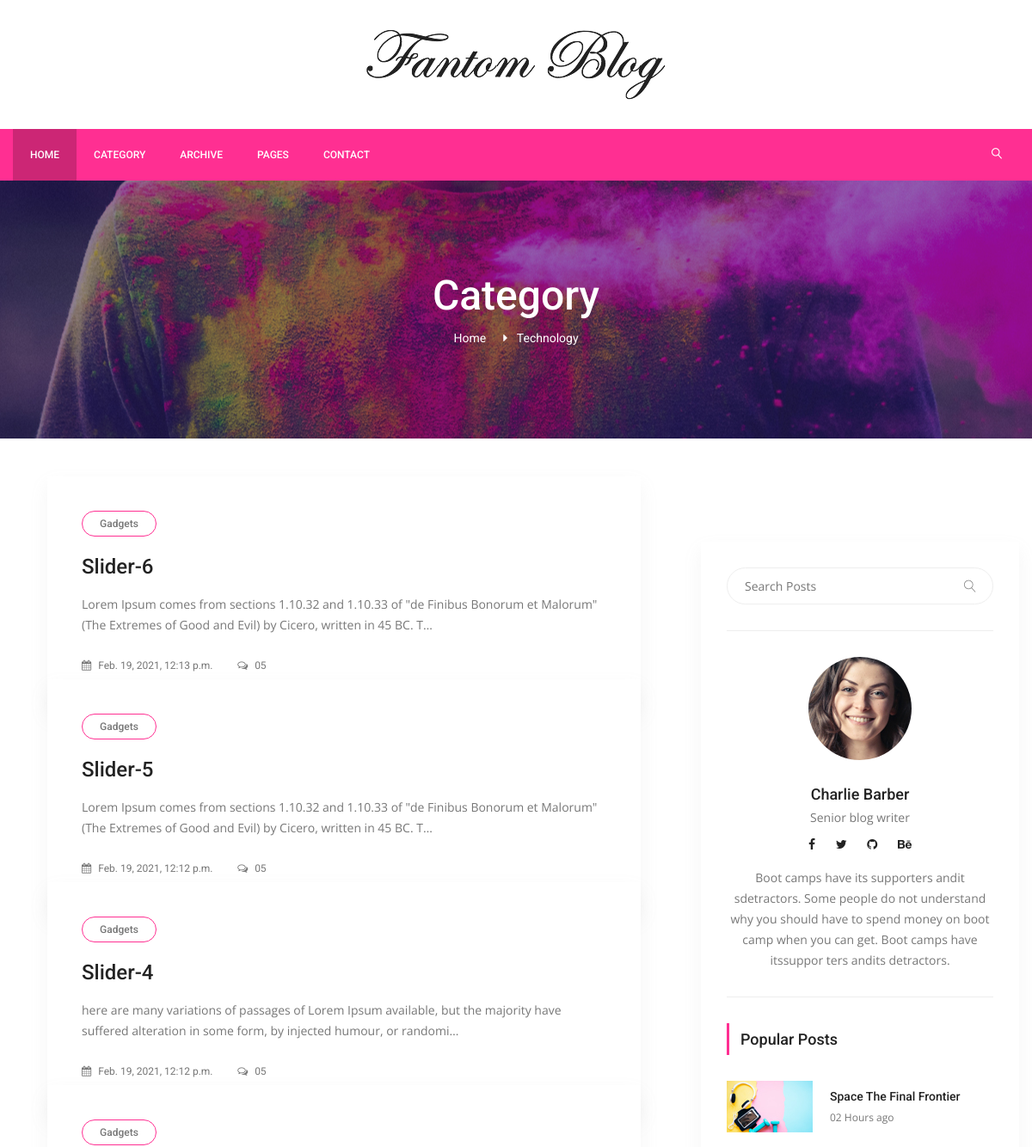
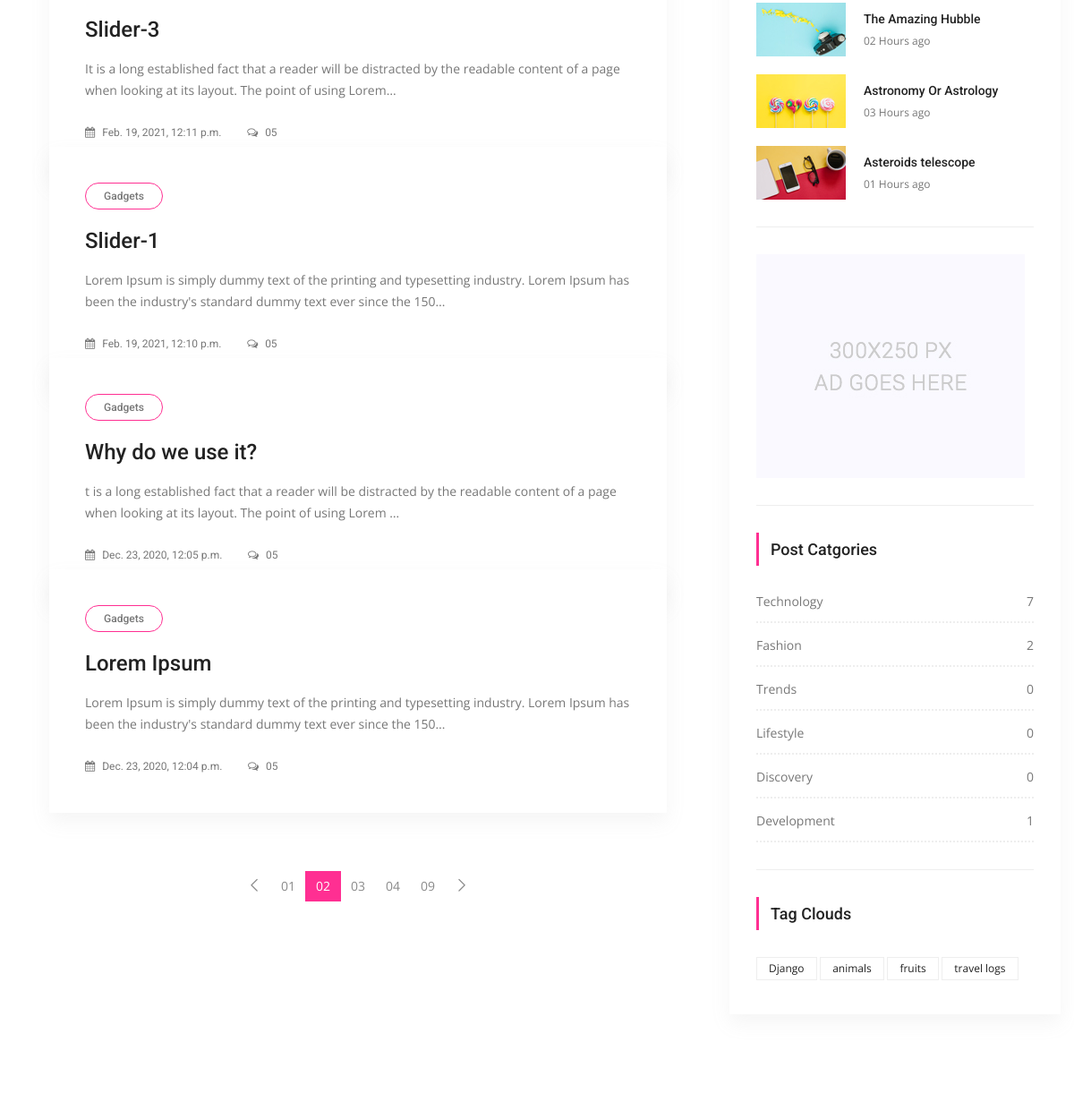
Before: /posts/category/1/technology (upper part) with the older database file (2 pictures, top to bottom).
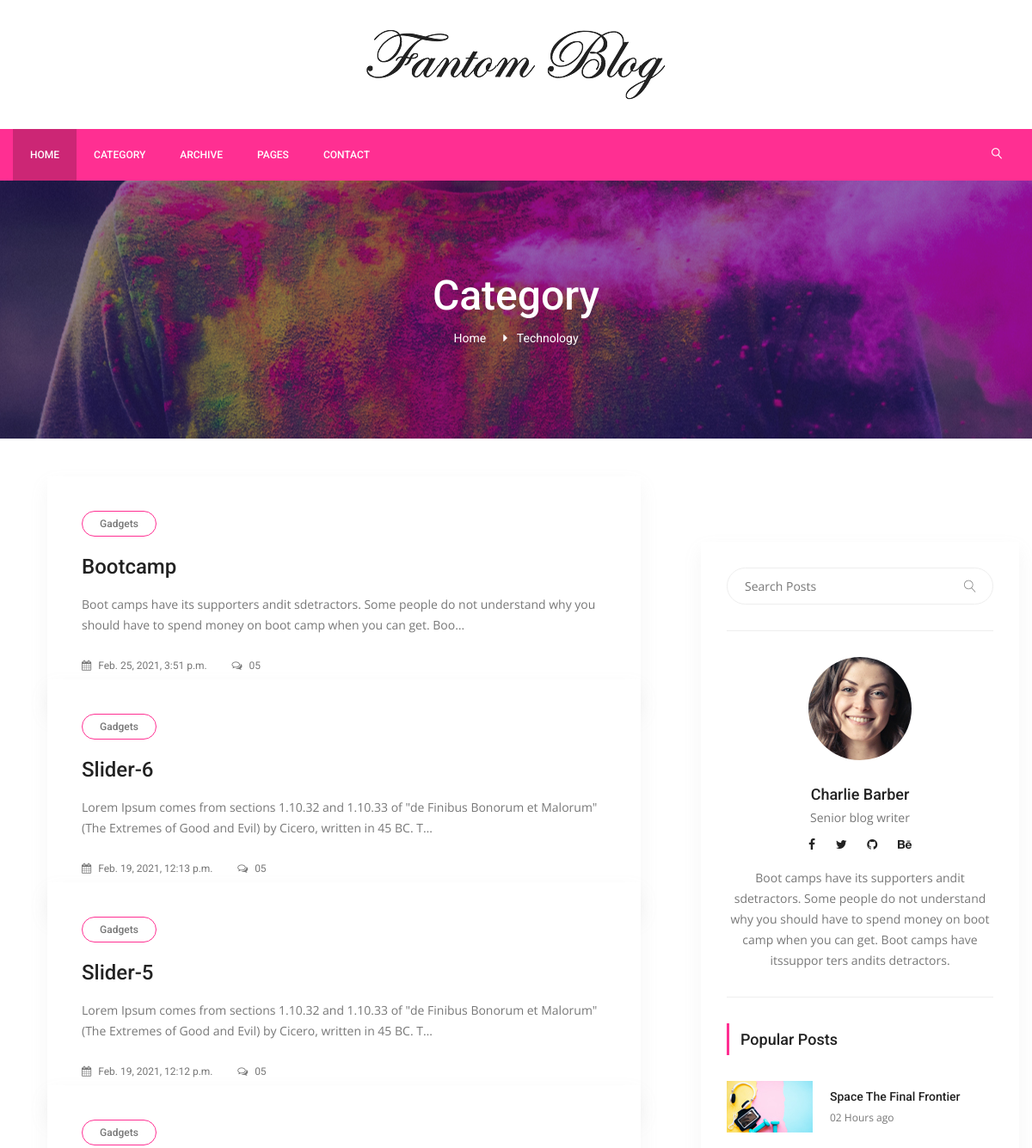
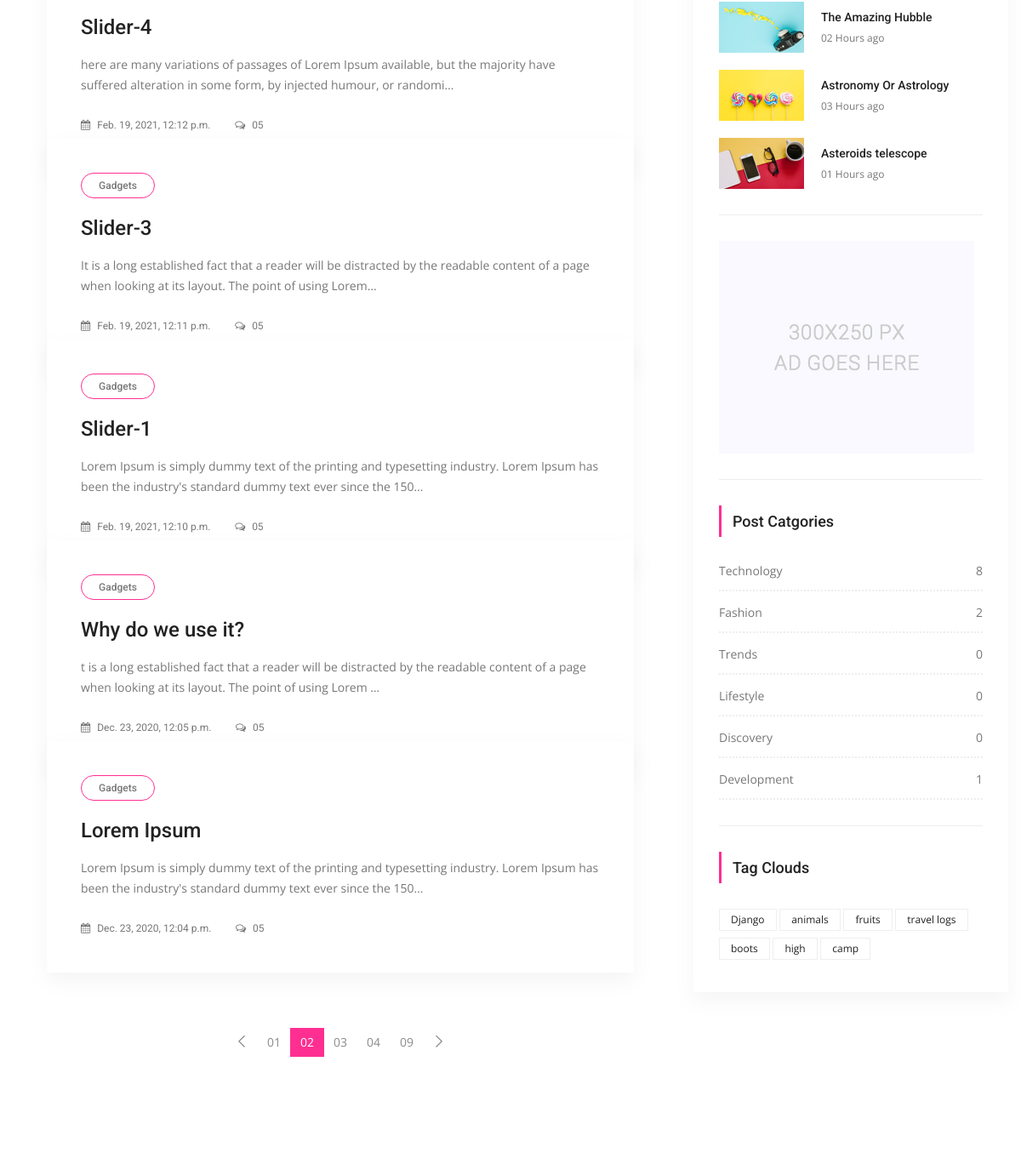
After: the same page with the newer database file (2 pictures, top to bottom).
### posts/models.py (models this page shows, shortened)
class Post(models.Model):
	title= models.CharField(max_length=150)
	content=models.TextField()
	publishing_date=models.DateTimeField(auto_now_add=True)
	image= models.ImageField(blank=True, null=True, upload_to='uploads/')
	user= models.ForeignKey(settings.AUTH_USER_MODEL,on_delete=models.CASCADE)
	slug= models.SlugField(default="slug",editable=False)
	category=models.ForeignKey(Category, on_delete=models.CASCADE, default=1, related_name="posts")
	tag =models.ManyToManyField(Tag, related_name= "posts",blank=True)
	slider_post = models.BooleanField(default= False)

class Category(models.Model):
	title= models.CharField(max_length=150)
	slug= models.SlugField(editable=False)
	def post_count(self):
		return self.posts.all().count()

class Tag(models.Model):
	title= models.CharField(max_length=50)
	slug= models.SlugField(editable=False)
	def __str__(self):
		return self.title

### posts/views.py (the view)
# urls.py: path('category/<int:pk>/<slug:slug>', CategoryDetail.as_view(), name="category_detail"),
class CategoryDetail(ListView):
	model= Post
	template_name= 'categories/category_detail.html'
	context_object_name='posts'
	def get_queryset(self):
		self.category = get_object_or_404(Category, pk=self.kwargs['pk'])
		return Post.objects.filter(category=self.category).order_by('-id')
	def get_context_data(self,**kwargs):
		context= super(CategoryDetail, self).get_context_data(**kwargs)
		self.category = get_object_or_404(Category, pk=self.kwargs['pk'])
		context['category']= self.category
		return context

### posts/templatetags/custom_tags.py (called while the page is built)
@register.simple_tag(name="categories")
def all_categories():
	return Category.objects.all()

@register.simple_tag(name="tags")
def all_tags():
	return Tag.objects.all()

### templates/categories/category_detail.html (shortened to what this page needs)
{% extends 'base.html' %}
{% load static %}
{% block content %}
        <section class="banner_area">
            <div class="banner_inner d-flex align-items-center">
            	<div class="overlay bg-parallax" data-stellar-ratio="0.9" data-stellar-vertical-offset="0" data-background=""></div>
				<div class="container">
					<div class="banner_content text-center">
						<h2>Category</h2>
						<div class="page_link">
							<a href="{% url 'index' %}">Home</a>
							<a href="#">{{ category.title }}</a>
						</div>
					</div>
				</div>
            </div>
        </section>
        <section class="blog_area p_120">
            <div class="container">
                <div class="row">
                    <div class="col-lg-8">
                        <div class="blog_left_sidebar">
                            {% for post in posts %}
                            <article class="blog_style1">
                            	<div class="blog_img">
                            	</div>
                            	<div class="blog_text">
									<div class="blog_text_inner">
										<a class="cat" href="#">Gadgets</a>
						<a href="{% url 'detail' pk=post.id slug=post.slug %}"><h4>{{ post.title }}</h4></a>
										<p>{{ post.content|truncatechars:150 }}</p>
										<div class="date">
											<a href="#"><i class="fa fa-calendar" aria-hidden="true"></i> {{ post.publishing_date }}</a>
											<a href="#"><i class="fa fa-comments-o" aria-hidden="true"></i> 05</a>
										</div>
									</div>
                            	</div>
                            </article>
                              {% endfor %}
                            <nav class="blog-pagination justify-content-center d-flex">
		                        <ul class="pagination">
		                            <li class="page-item">
		                                <a href="#" class="page-link" aria-label="Previous">
		                                    <span aria-hidden="true">
		                                        <span class="lnr lnr-chevron-left"></span>
		                                    </span>
		                                </a>
		                            </li>
		                            <li class="page-item"><a href="#" class="page-link">01</a></li>
		                            <li class="page-item active"><a href="#" class="page-link">02</a></li>
		                            <li class="page-item"><a href="#" class="page-link">03</a></li>
		                            <li class="page-item"><a href="#" class="page-link">04</a></li>
		                            <li class="page-item"><a href="#" class="page-link">09</a></li>
		                            <li class="page-item">
		                                <a href="#" class="page-link" aria-label="Next">
		                                    <span aria-hidden="true">
		                                        <span class="lnr lnr-chevron-right"></span>
		                                    </span>
		                                </a>
		                            </li>
		                        </ul>
		                    </nav>
                        </div>
                    </div>
                    {% include 'right_side.html' %}
                    </div>
                </div>
            </div>
        </section>
 {% endblock %}

### templates/right_side.html (shortened to what the changed rows need)
 {% load static %}
{% load custom_tags %}
 <div class="col-lg-4">
                        <div class="blog_right_sidebar">
                            <aside class="single_sidebar_widget post_category_widget">
                                <ul class="list cat-list">
                                    {% categories as categories %}
                                    {% for category in categories %}
                                    <li>
                                        <a href="{% url 'category_detail' pk=category.id slug=category.slug %}" class="d-flex justify-content-between">
                                            <p>{{ category.title }}</p>
                                            <p>{{ category.post_count }}</p>
                                        </a>
                                    </li>
                                    {% endfor %}
                                </ul>
                            </aside>
                            <aside class="single-sidebar-widget tag_cloud_widget">
                                <ul class="list">
                                    {% tags as labels %}
                                    {% for label in labels %}
                                    <li><a href="{% url 'tag_detail' slug=label.slug %}">{{ label }}</a></li>
                                    {% endfor %}
                                </ul>
                            </aside>
                        </div>

Changed rows visible on the page:
computed for Category "Technology": post_count "7" → "8"
added Post: title "Bootcamp", content "Boot camps have its supporters andit sdetractors. Some people do not understand why you should have to spend money on boot camp when you can get. Boo…", publishing_date "Feb. 25, 2021, 3:51 p.m."
added Tag: title "boots"
added Tag: title "high"
added Tag: title "camp"
